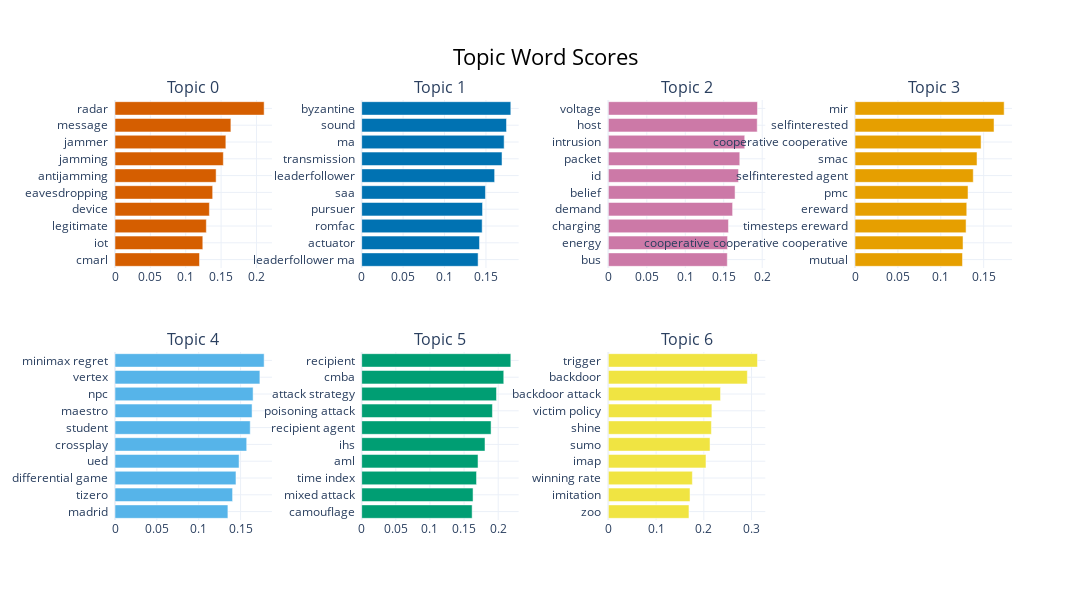

Notebook code for this chart:
### Code cell
topic_model.visualize_barchart(top_n_topics=20, n_words=10, width=300, height=300)

### Figure 1 — Plotly figure (JSON) as saved in the notebook; plotly's stock layout.template omitted (floating-point values rounded to 4 significant figures)
{"data": [{"marker": {"color": "#D55E00"}, "orientation": "h", "type": "bar", "x": [0.1194, 0.1241, 0.1291, 0.1334, 0.1381, 0.143, 0.1531, 0.1567, 0.1638, 0.2108], "xaxis": "x", "y": ["cmarl  ", "iot  ", "legitimate  ", "device  ", "eavesdropping  ", "antijamming  ", "jamming  ", "jammer  ", "message  ", "radar  "], "yaxis": "y"}, {"marker": {"color": "#0072B2"}, "orientation": "h", "type": "bar", "x": [0.1405, 0.1422, 0.1454, 0.1459, 0.1494, 0.1605, 0.1694, 0.1719, 0.1748, 0.18], "xaxis": "x2", "y": ["leaderfollower ma  ", "actuator  ", "romfac  ", "pursuer  ", "saa  ", "leaderfollower  ", "transmission  ", "ma  ", "sound  ", "byzantine  "], "yaxis": "y2"}, {"marker": {"color": "#CC79A7"}, "orientation": "h", "type": "bar", "x": [0.1546, 0.155, 0.1562, 0.1615, 0.1647, 0.1692, 0.1709, 0.1773, 0.1935, 0.1939], "xaxis": "x3", "y": ["bus  ", "energy  ", "charging  ", "demand  ", "belief  ", "id  ", "packet  ", "intrusion  ", "host  ", "voltage  "], "yaxis": "y3"}, {"marker": {"color": "#E69F00"}, "orientation": "h", "type": "bar", "x": [0.1253, 0.1259, 0.1295, 0.1303, 0.1317, 0.1379, 0.1422, 0.147, 0.1621, 0.1739], "xaxis": "x4", "y": ["mutual  ", "cooperative cooperative cooperative  ", "timesteps ereward  ", "ereward  ", "pmc  ", "selfinterested agent  ", "smac  ", "cooperative cooperative  ", "selfinterested  ", "mir  "], "yaxis": "y4"}, {"marker": {"color": "#56B4E9"}, "orientation": "h", "type": "bar", "x": [0.1348, 0.1404, 0.1445, 0.1482, 0.1573, 0.1615, 0.1637, 0.1649, 0.173, 0.1781], "xaxis": "x5", "y": ["madrid  ", "tizero  ", "differential game  ", "ued  ", "crossplay  ", "student  ", "maestro  ", "npc  ", "vertex  ", "minimax regret  "], "yaxis": "y5"}, {"marker": {"color": "#009E73"}, "orientation": "h", "type": "bar", "x": [0.1618, 0.1632, 0.1682, 0.1704, 0.1807, 0.1895, 0.1915, 0.1975, 0.2081, 0.2185], "xaxis": "x6", "y": ["camouflage  ", "mixed attack  ", "time index  ", "aml  ", "ihs  ", "recipient agent  ", "poisoning attack  ", "attack strategy  ", "cmba  ", "recipient  "], "yaxis": "y6"}, {"marker": {"color": "#F0E442"}, "orientation": "h", "type": "bar", "x": [0.1689, 0.1711, 0.176, 0.2045, 0.213, 0.2159, 0.2169, 0.235, 0.2912, 0.3124], "xaxis": "x7", "y": ["zoo  ", "imitation  ", "winning rate  ", "imap  ", "sumo  ", "shine  ", "victim policy  ", "backdoor attack  ", "backdoor  ", "trigger  "], "yaxis": "y7"}], "layout": {"annotations": [{"font": {"size": 16}, "showarrow": false, "text": "Topic 0", "x": 0.0875, "xanchor": "center", "xref": "paper", "y": 1, "yanchor": "bottom", "yref": "paper"}, {"font": {"size": 16}, "showarrow": false, "text": "Topic 1", "x": 0.3625, "xanchor": "center", "xref": "paper", "y": 1, "yanchor": "bottom", "yref": "paper"}, {"font": {"size": 16}, "showarrow": false, "text": "Topic 2", "x": 0.6375, "xanchor": "center", "xref": "paper", "y": 1, "yanchor": "bottom", "yref": "paper"}, {"font": {"size": 16}, "showarrow": false, "text": "Topic 3", "x": 0.9125, "xanchor": "center", "xref": "paper", "y": 1, "yanchor": "bottom", "yref": "paper"}, {"font": {"size": 16}, "showarrow": false, "text": "Topic 4", "x": 0.0875, "xanchor": "center", "xref": "paper", "y": 0.4, "yanchor": "bottom", "yref": "paper"}, {"font": {"size": 16}, "showarrow": false, "text": "Topic 5", "x": 0.3625, "xanchor": "center", "xref": "paper", "y": 0.4, "yanchor": "bottom", "yref": "paper"}, {"font": {"size": 16}, "showarrow": false, "text": "Topic 6", "x": 0.6375, "xanchor": "center", "xref": "paper", "y": 0.4, "yanchor": "bottom", "yref": "paper"}], "height": 600, "hoverlabel": {"bgcolor": "white", "font": {"family": "Rockwell", "size": 16}}, "showlegend": false, "title": {"font": {"color": "Black", "size": 22}, "text": "Topic Word Scores", "x": 0.5, "xanchor": "center", "yanchor": "top"}, "width": 1200, "xaxis": {"anchor": "y", "domain": [0, 0.175], "showgrid": true}, "xaxis2": {"anchor": "y2", "domain": [0.275, 0.45], "showgrid": true}, "xaxis3": {"anchor": "y3", "domain": [0.55, 0.725], "showgrid": true}, "xaxis4": {"anchor": "y4", "domain": [0.825, 1], "showgrid": true}, "xaxis5": {"anchor": "y5", "domain": [0, 0.175], "showgrid": true}, "xaxis6": {"anchor": "y6", "domain": [0.275, 0.45], "showgrid": true}, "xaxis7": {"anchor": "y7", "domain": [0.55, 0.725], "showgrid": true}, "xaxis8": {"anchor": "y8", "domain": [0.825, 1], "showgrid": true}, "yaxis": {"anchor": "x", "domain": [0.6, 1], "showgrid": true}, "yaxis2": {"anchor": "x2", "domain": [0.6, 1], "showgrid": true}, "yaxis3": {"anchor": "x3", "domain": [0.6, 1], "showgrid": true}, "yaxis4": {"anchor": "x4", "domain": [0.6, 1], "showgrid": true}, "yaxis5": {"anchor": "x5", "domain": [0, 0.4], "showgrid": true}, "yaxis6": {"anchor": "x6", "domain": [0, 0.4], "showgrid": true}, "yaxis7": {"anchor": "x7", "domain": [0, 0.4], "showgrid": true}, "yaxis8": {"anchor": "x8", "domain": [0, 0.4], "showgrid": true}}}
